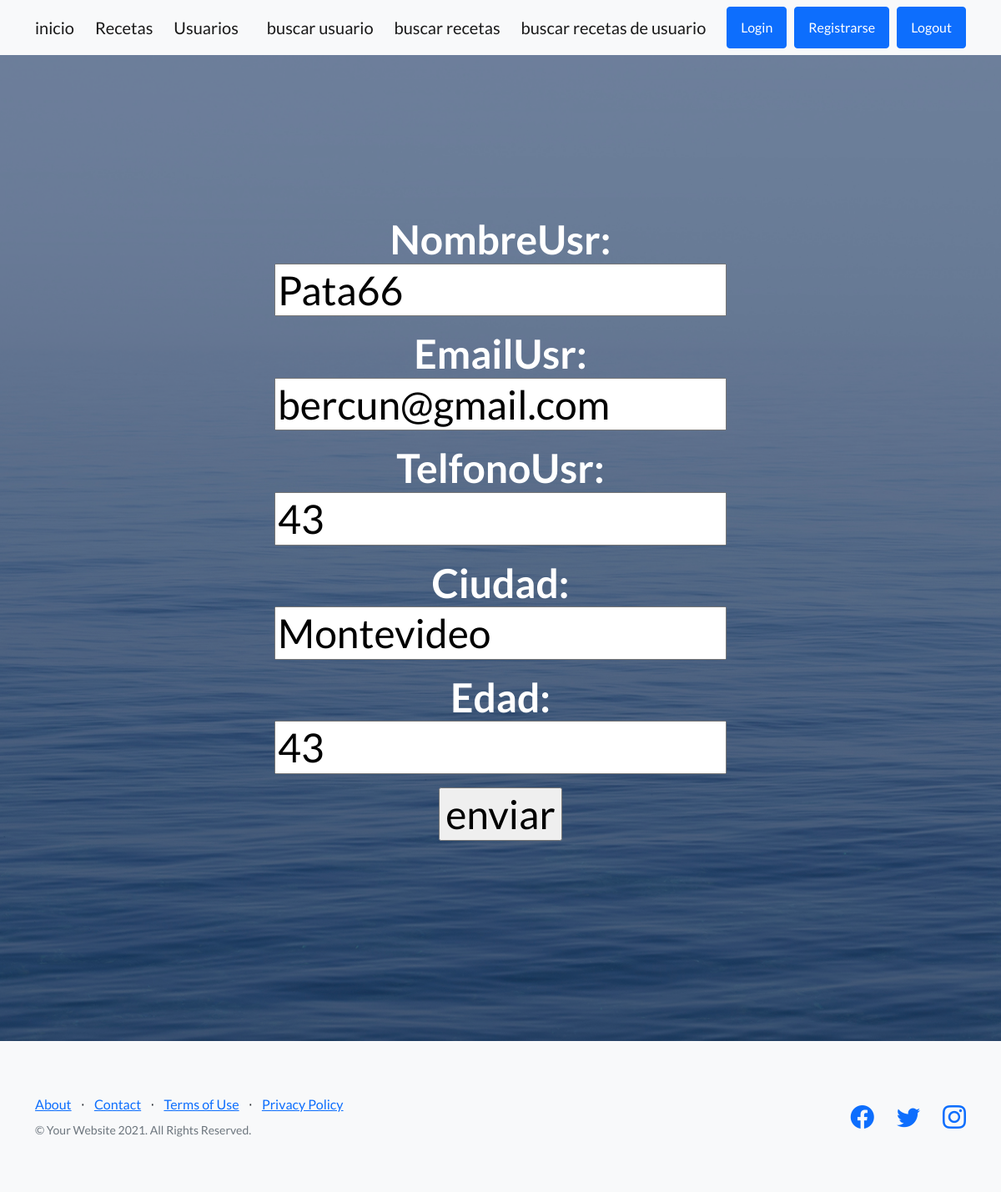
/AppRecetas/usuario/editar/1/ (signed in), run on the app's committed database.
### AppRecetas/models.py (models this page shows, shortened)
class Usuario(models.Model):
    nombreUsr = models.CharField(max_length=20)
    emailUsr = models.EmailField()
    telfonoUsr = models.IntegerField()
    ciudad = models.CharField(max_length=20)
    edad = models.IntegerField()

### AppRecetas/views.py (the view)
# urls.py: path("usuario/editar/<int:pk>/", UpdateUsuario.as_view(), name="updateUsuario"),
class UpdateUsuario(LoginRequiredMixin, UpdateView):
  model = Usuario
  success_url = "/AppRecetas/usuario/list"
  fields = ["nombreUsr","emailUsr","telfonoUsr","ciudad","edad"]

### AppRecetas/templates/AppRecetas/usuario_form.html (shortened to what this page needs)
{% extends "AppRecetas/base.html" %}
{% block  titulo %}
<form action="" method="POST">  {% csrf_token %}
    {{form.as_p}}
    <input type="submit" value="enviar">
</form>
{% endblock  %}

### data on the page
Usuario: nombreUsr "Pata66", emailUsr "bercun@gmail.com", telfonoUsr "43", ciudad "Montevideo", edad "43"
